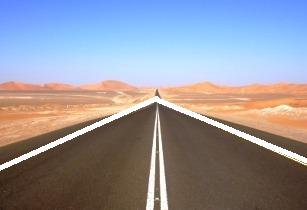
#> input picture visao_computacional/TesteIdentificacaoPistas/e.jpg, 307 x 210 px
$ python imagem.py
#> lines starting #> are read from the running program, lines starting #| are printed output that depends on the picture; after the words box and inside, x2 and y2 are one past the last pixel; in counts of white or black regions, pixels touching at a corner belong together
#-*- coding: utf-8 -*-
# =============================================================
#
#                       -- ROBOCAR --
#
# TIME: CarNotFound
# CARRO: 404
#
# =============================================================
import cv2;
import numpy as np;

#Lendo a imagem em tons de cinza
imagem = cv2.imread("e.jpg", cv2.IMREAD_GRAYSCALE)
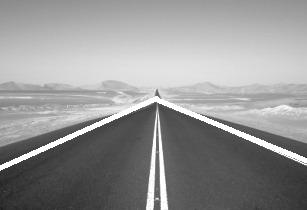
#> imagem: shape (210, 307); min 29, max 255, mean 148.5
cv2.imshow("Imagem Cinza", imagem)

#cortando a imagem pela metade(estabelecendo um limite superior)
height, width = imagem.shape
#> height = 210; width = 307
imagem = imagem[int(0.50*height):height, 0:width]
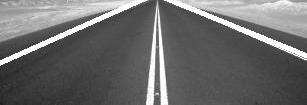
#> imagem: shape (105, 307); min 29, max 255, mean 108
cv2.imshow("Imagem Cortada", imagem)

#binarizando a imagem com thresh manual
thresh = 240
th, imagem = cv2.threshold(imagem, thresh, 255, cv2.THRESH_BINARY)
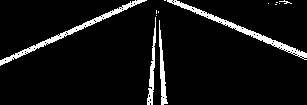
#> imagem: shape (105, 307); 6.5% white; 13 white regions (9 under 20 px), largest, box (x1, y1, x2, y2) and area: (167, 0, 307, 60) 755, (0, 0, 147, 66) 723, (159, 20, 168, 105) 301, (147, 17, 156, 105) 293
#> th = 240

#binarizando a imagem com thresh automatico
# thresh, imagem  = cv2.threshold(imagem,0,255,cv2.THRESH_BINARY+cv2.THRESH_OTSU)
# print thresh
cv2.imshow("Imagem Binarizada", imagem)

#invertendo a binarização para que seja possível "pintar" a pista
#imagem = np.invert(imagem)

#para continuar o código, é necessário trabalhar com duas imagens. Aqui estou fazendo uma cópia
copia = imagem.copy()

#pegando novamente a altura e largura e criando uma nova imagem com zeros
height, width = copia.shape[:2]
#> height = 105
mask = np.zeros((height+2, width+2), np.uint8)

#definindo os pontos sementes de onde começará a pintura
pontoAx = int(width/2 * 0.7)
#> pontoAx = 107
pontoAy = int(height * 0.85)
#> pontoAy = 89
pontoBx = int(width/2 * 1.3)
#> pontoBx = 199
pontoBy = int(height * 0.85)
#> pontoBy = 89

#pintando a cópia
cv2.floodFill(copia, mask, (pontoAx, pontoAy), 255)
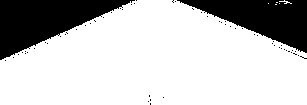
#> copia: shape (105, 307); 76.3% white; 60 black regions (58 under 20 px), largest, box (x1, y1, x2, y2) and area: (0, 0, 135, 60) 4110, (177, 0, 307, 53) 3467
cv2.floodFill(copia, mask, (pontoBx, pontoBy), 255)

#combinando a cópia com a imagem normal para gerar o resultado esperado
imagem = imagem | copia

#mostrando o resultado
cv2.imshow("Resultado", imagem)
cv2.waitKey(0)
